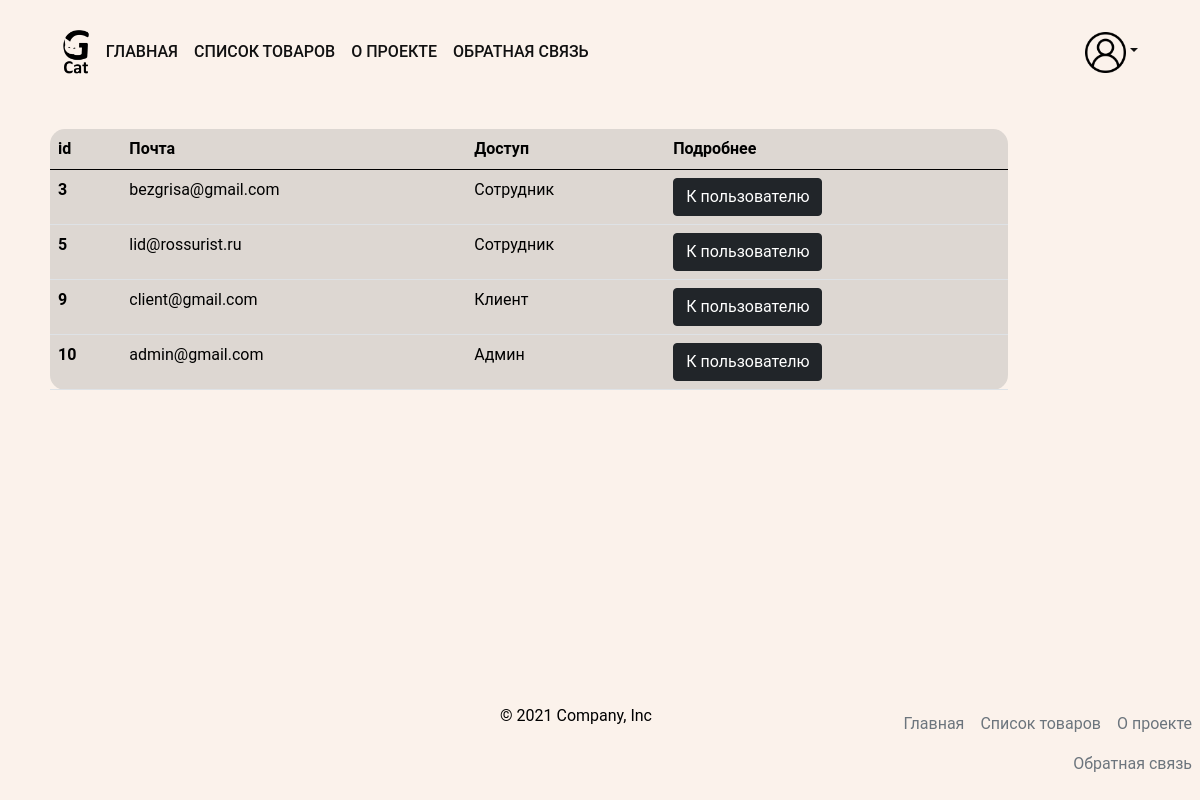
Before: /users/user_list/ with the older database file.
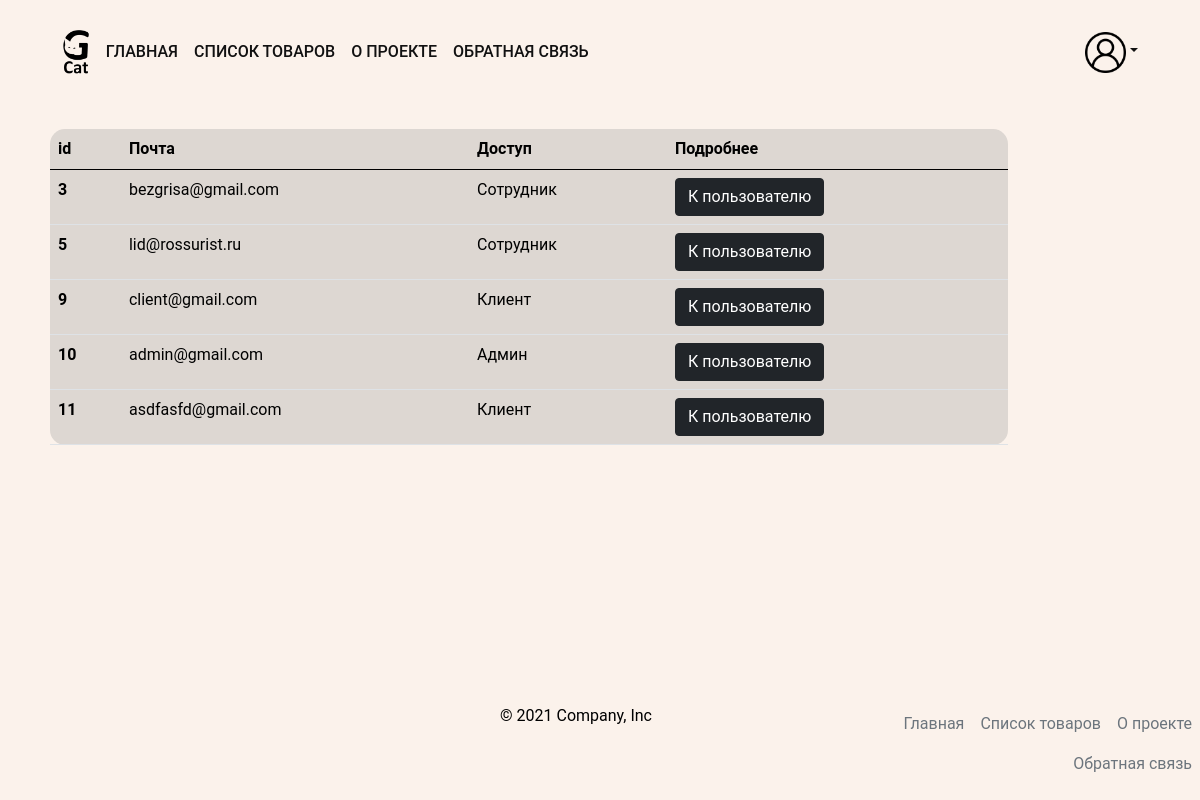
After: the same page with the newer database file.
### users/models.py (models this page shows, shortened)
class Profile(AbstractBaseUser, PermissionsMixin):
    objects = ProfileManager()
    first_name = models.CharField(
        'имя',
        max_length=150,
        blank=True,
        null=True,
    )
    last_name = models.CharField(
        'фамилия',
        max_length=150,
        blank=True,
        null=True,
    )
    email = models.EmailField(
        'почта',
        unique=True,
        null=True,
    )
    is_active = models.BooleanField(
        'активная учетная запись',
        default=True,
        null=True,
    )
    is_staff = models.BooleanField(
        'сотрудник',
        default=False,
        null=True,
    )
    is_superuser = models.BooleanField(
        'админ',
        default=False,
        null=True,
    )
    date_joined = models.DateTimeField(default=timezone.now)
    birthday = models.DateField(
        'день рождения',
        blank=True,
        null=True,
    )
    USERNAME_FIELD = 'email'
    class Meta:
        default_related_name = 'profiles'
        verbose_name = 'пользователь'
        verbose_name_plural = 'пользователи'

### users/views.py (the view)
# urls.py: path('user_list/', views.UserListView.as_view(), name='user_list'),
class UserListView(ListView):
    template_name = 'users/user_list.html'
    model = Profile
    context_object_name = 'users_info'
    get_queryset = Profile.objects.is_activated

### core/user_processor.py (called while the page is built)
def access_users(request):
    users = Profile.objects.published()
    return {'users': users}

### users/managers.py (called while the page is built)
    def is_activated(self):
        return (
            self.get_queryset().
            filter(is_active=True)
            .only('id', 'email', 'is_superuser', 'is_staff',)
        )

    def published(self):
        return (
            self.get_queryset()
            .filter(birthday=datetime.today())
            .values('email', 'first_name')
        )

### templates/users/user_list.html
{% extends "base.html" %}
{% load static %}
{% block content %}
<div class="col-10">
  <table class="table">
    <thead>
      <tr>
        <th scope="col">id</th>
        <th scope="col">Почта</th>
        <th scope="col">Доступ</th>
        <th scope="col">Подробнее</th>
      </tr>
    </thead>
    <tbody>
      {% for field in users_info %}
        <tr>
          <th scope="row">{{ field.id }}</th>
          <td>{{ field.email }}</td>
          {% if field.is_superuser %}
            <td>Админ</td>
          {% elif field.is_staff %}
            <td>Сотрудник</td>
          {% else %}
            <td>Клиент</td>
          {% endif %}
          <td>
            <a
              href="{% url 'users:user_detail' field.id %}"
              class="btn btn-dark"
            >К пользователю</a>
          </td>
        </tr>
      {% endfor %}
    </tbody>
  </table>
</div>
{% endblock %}

### templates/base.html (shortened to what this page needs)
{% load static %}
<!DOCTYPE html>
<html lang="ru">
  <head>
    <link rel="stylesheet" href="{% static 'bootstrap/css/bootstrap.min.css' %}">
    <link rel="stylesheet" href="{% static 'style/style.css' %}">
  </head>
  <body>
    {% include "includes/header.html" %}
      <main style="margin-left: 50px">{% block content %}Контент не подвезли{% endblock %}</main>
    {% include "includes/footer.html" %}
  </body>
</html>

### templates/includes/header.html (shortened to what this page needs)
{% load static %}
<div class="container">
  {% with request.resolver_match.view_name as view_name %}
  <header class="d-flex flex-wrap align-items-center justify-content-center justify-content-md-between py-3 mb-4">
    <nav class="navbar navbar-expand-lg navbar-light">
      <div class="container-fluid">
        <img src="{% static 'logo/main_logo.png' %}" alt="Cat" style="width: 4%">
        <div class="collapse navbar-collapse" id="navbarSupportedContent">
          <ul class="navbar-nav me-auto mb-2 mb-lg-0 top-menu">
            <li class="nav-item">
              <a
                class="{% if view_name == 'homepage:home' %}nav-link disabled{% else %}nav-link{% endif %}"
                href="{% url 'homepage:home' %}"
              >Главная</a>
            </li>
            <li class="nav-item">
              <a
               class="{% if view_name == 'catalog:item_list' %}nav-link disabled{% else %}nav-link{% endif %}"
               href="{% url 'catalog:item_list' %}"
              >Список товаров</a>
            </li>
            <li class="nav-item">
              <a
               class="{% if view_name == 'about:description' %}nav-link disabled{% else %}nav-link{% endif %}"
               href="{% url 'about:description' %}"
              >О проекте</a>
            </li>
            <li class="nav-item">
              <a
               class="{% if view_name == 'feedback:feedback' %}nav-link disabled{% else %}nav-link{% endif %}"
               href="{% url 'feedback:feedback' %}"
              >Обратная связь</a>
            </li>
          </ul>
          <ul class="navbar-nav col-md-6 text-end">
            <li class="nav-item dropdown">
              <a class="nav-link dropdown-toggle" data-bs-toggle="dropdown" href="#"><img src="{% static 'img/user.png' %}" alt="user" style="width: 8%"></a>
            </li>
          </ul>
        </div>
      </div>
    </nav>
  </header>
  {% endwith %}
</div>

### templates/includes/footer.html
{% load static %}
<footer class="footer mt-auto py-3">
  <div class="d-flex justify-content-end">
    <p class="col-md-3 mb-0">© 2021 Company, Inc</p>
    <ul class="nav col-md-4 justify-content-end">
      <li class="nav-item">
        <a
          class="nav-link px-2 text-muted"
          href="{% url 'homepage:home' %}"
        >Главная</a>
      </li>
      <li class="nav-item">
        <a
         class="nav-link px-2 text-muted"
         href="{% url 'catalog:item_list' %}"
        >Список товаров</a>
      </li>
      <li class="nav-item">
        <a
         class="nav-link px-2 text-muted"
         href="{% url 'about:description' %}"
        >О проекте</a>
      </li>
      <li class="nav-item">
        <a
         class="nav-link px-2 text-muted"
         href="{% url 'feedback:feedback' %}"
        >Обратная связь</a>
      </li>
    </ul>
  </div>
</footer>

### static_dev/style/style.css (style rules this page uses)
html { font-size: 16px; }
body { font-family: 'Roboto', sans-serif; font-size: 16px; font-weight: 400; color: #000; background-color: #fff; min-width: 350px; min-height: 100vh; display: flex; flex-direction: column; background-color: #FBF2EB; }
img { max-width: 100%; height: auto; }
a { color: #111; }
.navbar-light .navbar-nav .nav-link { color: #111; font-weight: 500; text-transform: uppercase; }
.top-menu li a::after { content: ''; display: block; width: 100%; background-color: #111; height: 1px; transition: all .3s; transform: scale(0); }
footer { flex-shrink: 0; }
.table { background-color: #ddd7d2; color: #000; border-radius: 15px; }

Changed rows visible on the page:
added Profile: id "11", email "asdfasfd@gmail.com", is_superuser "Клиент"
